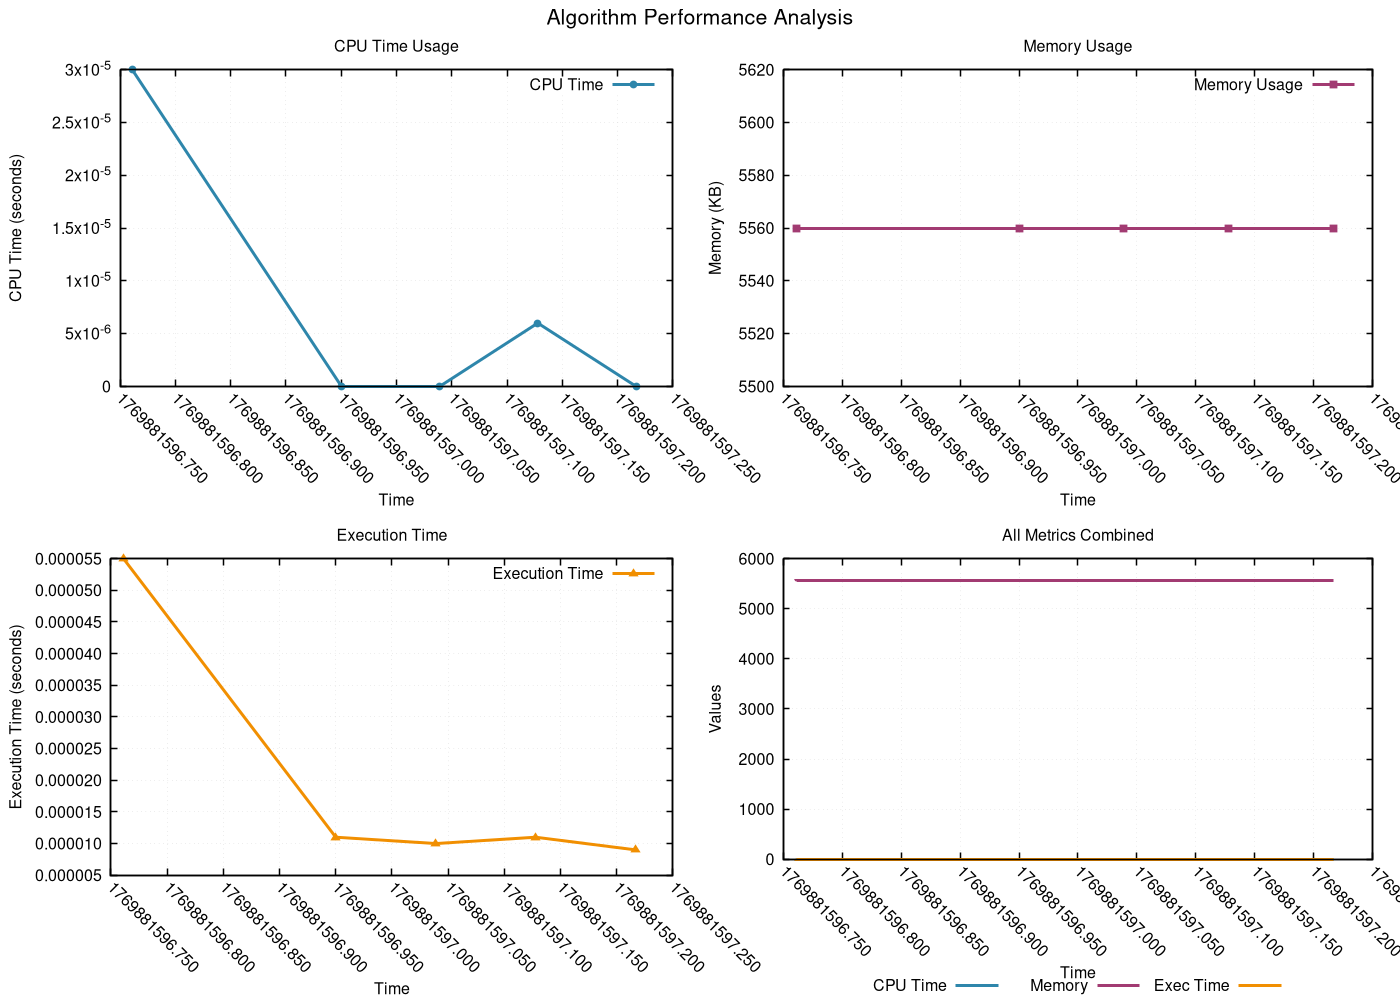

Write the gnuplot code that produced this figure.
# GNUplot script for resource monitoring
set terminal pngcairo enhanced font 'Helvetica,12' size 1400,1000
set output 'png/fibonacci_iterative_20260131_224634.png'

set multiplot layout 2,2 title 'Algorithm Performance Analysis' font 'Helvetica,16'
set style line 1 lc rgb '#2E86AB' lt 1 lw 3 pt 7 ps 0.8
set style line 2 lc rgb '#A23B72' lt 1 lw 3 pt 5 ps 0.8
set style line 3 lc rgb '#F18F01' lt 1 lw 3 pt 9 ps 0.8
set style line 4 lc rgb '#F19C79' lt 1 lw 3 pt 11 ps 0.8
set style line 5 lc rgb '#0ABB9F' lt 1 lw 3 pt 13 ps 0.8

set format x "%.3f"
set xtics rotate by -45
set autoscale x

set title 'CPU Time Usage'
set xlabel 'Time'
set ylabel 'CPU Time (seconds)'
set grid linestyle 1 lc rgb '#D3D3D3' lt 0 lw 1
set border linewidth 1.5
plot 'png/fibonacci_iterative_20260131_224634.dat' using 1:2 with linespoints ls 1 title 'CPU Time'
set title 'Memory Usage'
set xlabel 'Time'
set ylabel 'Memory (KB)'
set grid linestyle 1 lc rgb '#D3D3D3' lt 0 lw 1
set border linewidth 1.5
plot 'png/fibonacci_iterative_20260131_224634.dat' using 1:3 with linespoints ls 2 title 'Memory Usage'
set title 'Execution Time'
set xlabel 'Time'
set ylabel 'Execution Time (seconds)'
set grid linestyle 1 lc rgb '#D3D3D3' lt 0 lw 1
set border linewidth 1.5
plot 'png/fibonacci_iterative_20260131_224634.dat' using 1:4 with linespoints ls 3 title 'Execution Time'
set title 'All Metrics Combined'
set xlabel 'Time'
set ylabel 'Values'
set grid linestyle 1 lc rgb '#D3D3D3' lt 0 lw 1
set border linewidth 1.5
set key outside center bottom horizontal
plot 'png/fibonacci_iterative_20260131_224634.dat' using 1:2 with lines ls 1 title 'CPU Time', \
     'png/fibonacci_iterative_20260131_224634.dat' using 1:3 with lines ls 2 title 'Memory', \
     'png/fibonacci_iterative_20260131_224634.dat' using 1:4 with lines ls 3 title 'Exec Time'
unset multiplot
